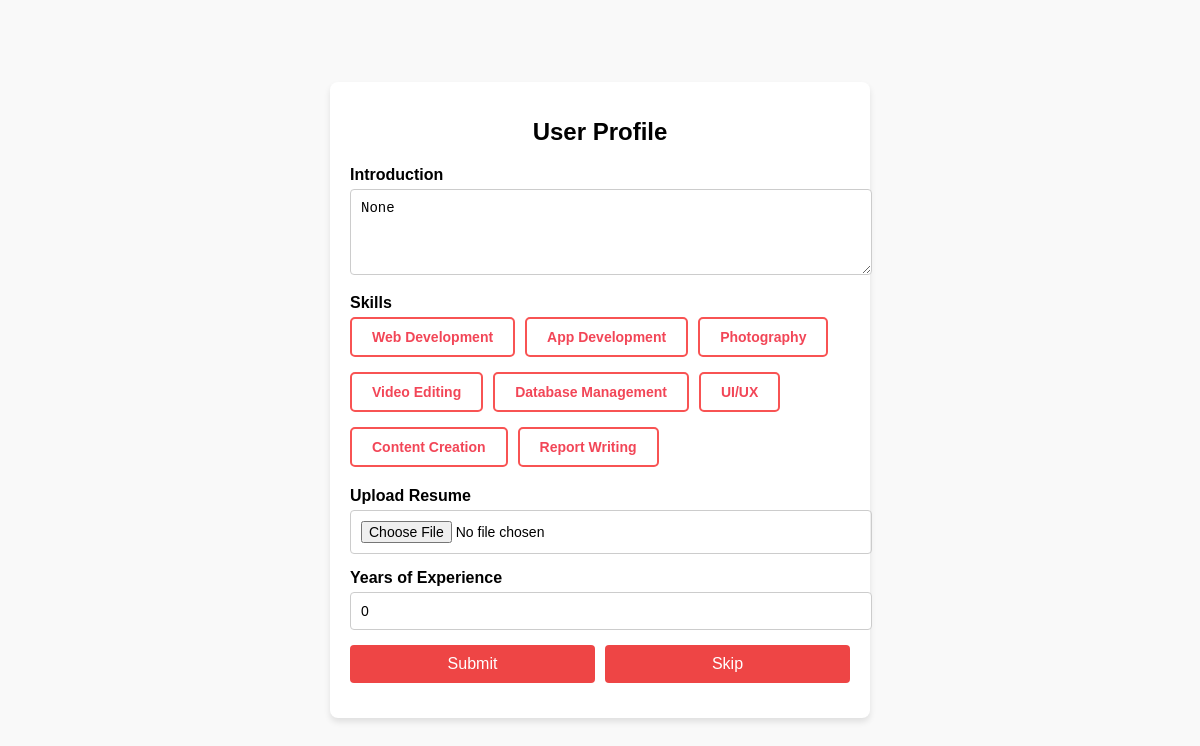
/profile_input (signed in), run on an earlier commit of the app's database.
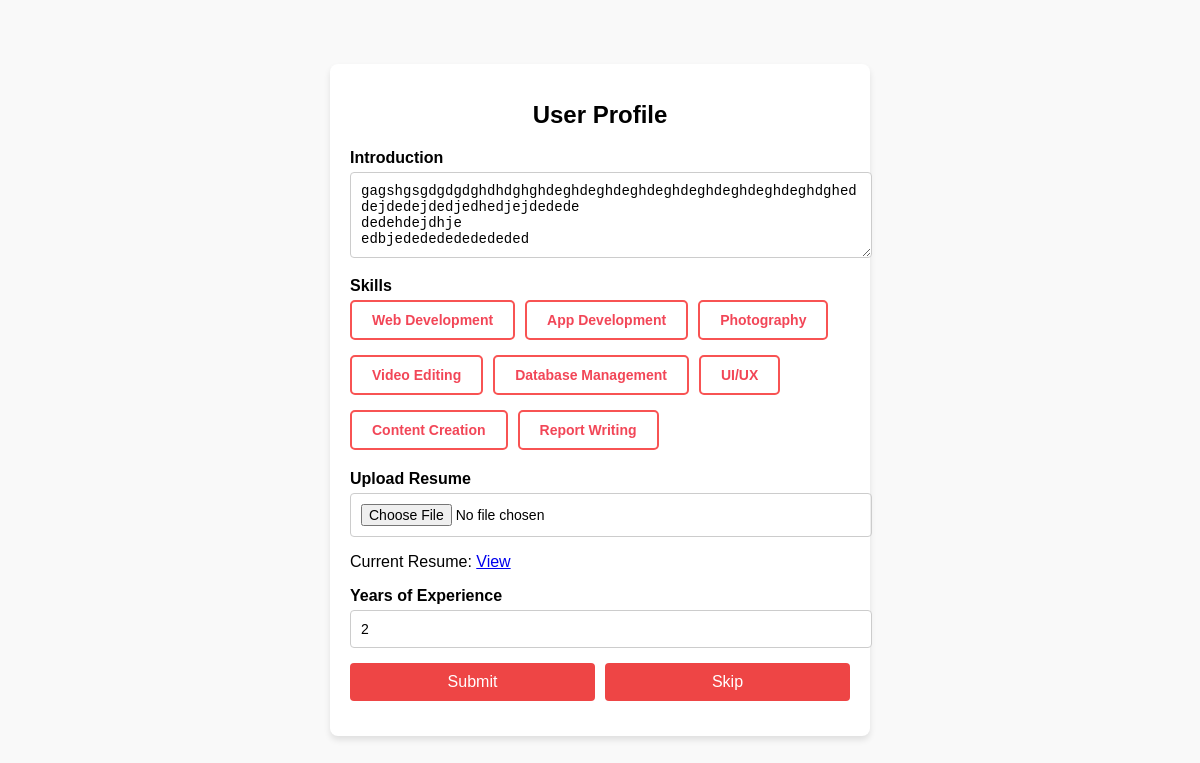
And on a later commit of the database.
### app1/models.py (models this page shows, shortened)
class Profile(models.Model):
    user=models.ForeignKey(settings.AUTH_USER_MODEL,on_delete=models.CASCADE,related_name='profiles')
    introduction=models.TextField(blank=True,null=True)
    profile_pic=models.ImageField(upload_to='profile_pics',blank=True,null=True)
    skills = models.CharField(max_length=50,blank=True, null=True)
    experience = models.PositiveIntegerField(default=0, help_text="Years of experience in freelancing or related work.")
    resume = models.FileField(upload_to='profile_resume/', blank=True, null=True)  # Optional document attachment

### app1/views.py (the view, shortened to what this page needs)
# urls.py: path('profile_input',Profile_input_view.as_view(),name="profile_input"),
class Profile_input_view(View):
    def get(self,request):
        profile = get_object_or_404(Profile, user=request.user)
        context = {
                'introduction': profile.introduction,
                'skills': profile.skills.split(',') if profile.skills else [],  # Split skills into a list
                'resume':profile.resume,
                'experience':profile.experience
            }
        return render(request, 'profile_input.html', context)

### app1/context_processors.py (called while the page is built)
def Base(request):
    if request.user.is_authenticated:
        try:
            lp = Profile.objects.get(user=request.user)
        except Profile.DoesNotExist:
            lp = None
        return {'lp': lp}
    return {}

### app1/templates/profile_input.html (shortened to what this page needs)
<!DOCTYPE html>
<html lang="en">
<head>
</head>
<body>
    <div class="form-container">
        <h1>User Profile</h1>
        <form method="POST" enctype="multipart/form-data">
            <div class="form-group">
                <label for="intro">Introduction</label>
                <textarea id="intro" name="intro" rows="4" placeholder="Write about yourself...">{{ introduction }}</textarea>
            </div>
            <div class="form-group">
                <label>Skills</label>
                <div class="skills-container">
                    <label class="button-checkbox">
                        <span>Web Development</span>
                    </label>
                    <label class="button-checkbox">
                        <span>App Development</span>
                    </label>
                    <label class="button-checkbox">
                        <span>Photography</span>
                    </label>
                    <label class="button-checkbox">
                        <span>Video Editing</span>
                    </label>
                    <label class="button-checkbox">
                        <span>Database Management</span>
                    </label>
                    <label class="button-checkbox">
                        <span>UI/UX</span>
                    </label>
                    <label class="button-checkbox">
                        <span>Content Creation</span>
                    </label>
                    <label class="button-checkbox">
                        <span>Report Writing</span>
                    </label>
                </div>
            </div>
            <div class="form-group">
                <label for="resume">Upload Resume</label>
                <input type="file" id="resume" name="resume" accept=".pdf,.doc,.docx">
                {% if resume %}
                    <p>Current Resume: <a href="{{ resume }}" target="_blank">View</a></p>
                {% endif %}
            </div>
            <div class="form-group">
                <label for="experience">Years of Experience</label>
                <input type="number" id="experience" name="experience" min="0" placeholder="Enter years of experience"  value="{{ experience }}">
            </div>
            <div class="form-group form-group-buttons">
                <button type="submit">Submit</button>
                <button type="button" ><a href="{% url 'home' %}" style="text-decoration:none; color:white;">Skip</a></button>
            </div>
        </form>
    </div>
</body>
</html>

What changed in the data, as far as the page shows it:
now on this page (row edited): Profile: intro "gagshgsgdgdgdghdhdghghdeghdeghdeghdeghdeghdeghdeghdeghdghed dejdedejdedjedhedjejdedede dedehdejdhje edbjedededededededed"
Also different on the page:
form field experience: "0" → "2"
form field intro: "None" → (not shown)
text now shown: "Current Resume: View"
